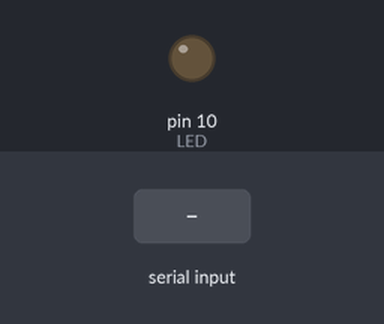
Simulated run of this sketch. Board: Arduino Uno, built with avr-gcc and run on an emulated ATmega328P. Parts: output pins drawn as LEDs (lit = HIGH). Inputs (shaded band) come from the test bench.

Above: at 1.2 s.
1.3 s: "0" received over Serial
At 2.1 s:
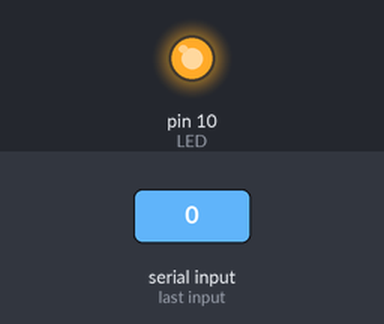
2.8 s: "1" received over Serial
At 3.2 s:
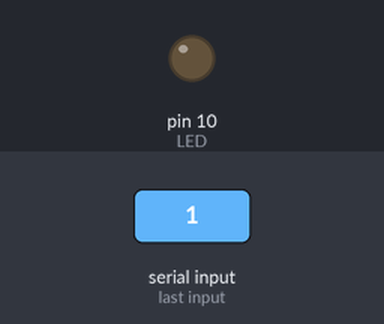
Timing chart, 0 to 5.8 s (numbered marks = the images above; inputs shaded):
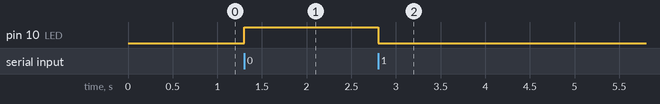

Measured:
- after the input at 1.3 s, pin 10 (LED): LOW → HIGH at once
- after the input at 2.8 s, pin 10 (LED): HIGH → LOW at once

The sketch:

mp3Wireless.ino
```cpp
/*Xbee receive sketch

Daniel Godrick
1/8/2015

Simple send and receive xBee sketch. These sketches were
made by modifying sketches from Exploring Arduino by Jeremy Blum

*/

const int LED = 10;//attach LED to pin 13

char data = '0';//initialize as off

void setup(){
  Serial.begin(9600); //start the Serial line
  pinMode(LED,OUTPUT); //set the Led pin to output
  digitalWrite(LED,LOW); // turn LED off
}

void loop()
{
 if (Serial.available() > 0 ) //is there data?
  {
    data = Serial.read();//if there is, read the data

    if (data == '1')
    {
      digitalWrite(LED,LOW); //if there is a '1', turn the light on
    }
    else if (data =='0')
    {
      digitalWrite(LED,HIGH); //Turn off if '0'
    }
  }
}
```
